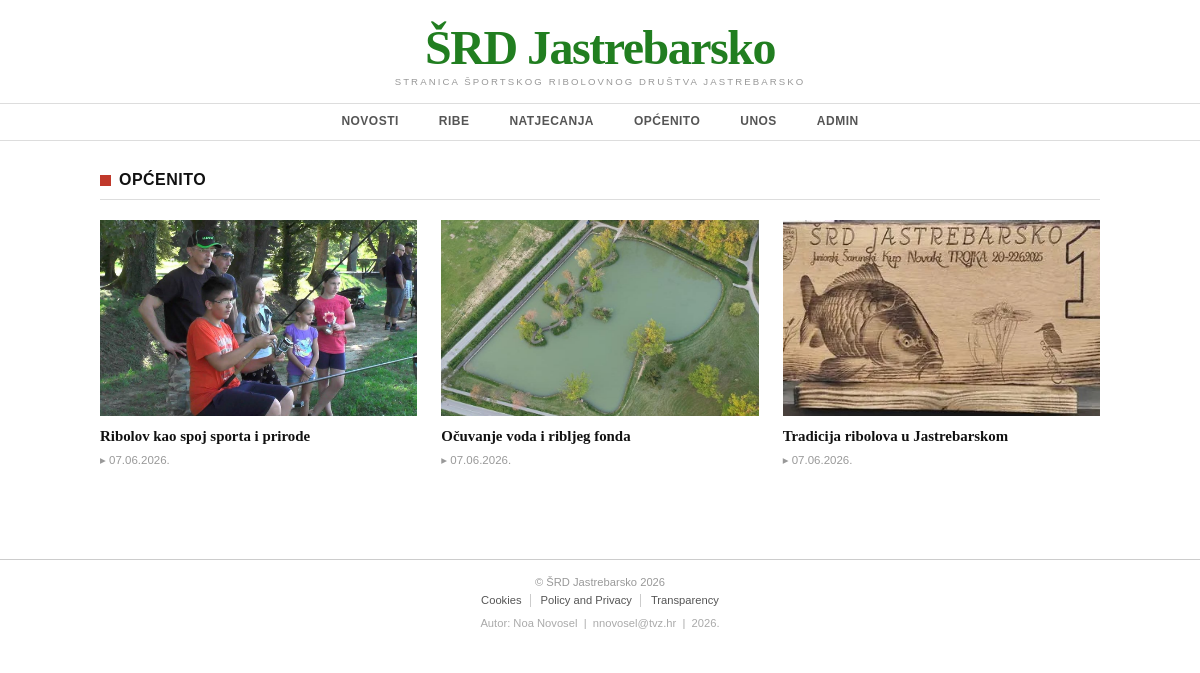
/kategorija.php?kategorija=općenito, run on the app's committed database.
### tables this page shows
CREATE TABLE `vijesti` (
  `id` int(11) NOT NULL,
  `datum` varchar(32) DEFAULT NULL,
  `naslov` varchar(64) DEFAULT NULL,
  `sazetak` text DEFAULT NULL,
  `tekst` text DEFAULT NULL,
  `slika` varchar(64) DEFAULT NULL,
  `kategorija` varchar(64) DEFAULT NULL,
  `arhiva` tinyint(1) DEFAULT 0
);

### kategorija.php (the view, shortened to what this page needs)
<?php
include 'connect.php';
$kategorija = isset($_GET['kategorija']) ? mysqli_real_escape_string($dbc, $_GET['kategorija']) : '';
$query  = "SELECT * FROM vijesti WHERE arhiva=0 AND kategorija='$kategorija' ORDER BY id DESC";
$result = mysqli_query($dbc, $query) or die('Greška pri dohvatu: ' . mysqli_error($dbc));
?>
<!DOCTYPE html>
<html lang="es">
<head>
    <link rel="stylesheet" type="text/css" href="style.css">
</head>
<body>
    <header id="header">
        <div class="header-logo">
            <p class="site-name">ŠRD Jastrebarsko</p>
            <p class="site-tagline">STRANICA ŠPORTSKOG RIBOLOVNOG DRUŠTVA JASTREBARSKO</p>
        </div>
    </header>
    <nav id="nav">
        <div class="nav-inner">
            <ul class="nav-list">
                <li><a href="index.php" class="nav-link">NOVOSTI</a></li>
                <li><a href="kategorija.php?kategorija=ribe" class="nav-link <?php echo ($kategorija === 'ribe') ? 'active' : ''; ?>">RIBE</a></li>
                <li><a href="kategorija.php?kategorija=natjecanja" class="nav-link <?php echo ($kategorija === 'natjecanja') ? 'active' : ''; ?>">NATJECANJA</a></li>
                <li><a href="kategorija.php?kategorija=opcenito" class="nav-link <?php echo ($kategorija === 'opcenito') ? 'active' : ''; ?>">OPĆENITO</a></li>
                <li><a href="unos.php" class="nav-link">UNOS</a></li>
                <li><a href="administrator.php" class="nav-link">ADMIN</a></li>
            </ul>
        </div>
    </nav>
    <main id="content">
        <section class="category-section">
            <h2 class="category-heading">
                <span class="category-square"></span>
                <?php echo strtoupper(htmlspecialchars($kategorija)); ?>
            </h2>
            <hr class="section-rule">
            <?php if (mysqli_num_rows($result) === 0) : ?>
                <p class="no-results">Nema vijesti u ovoj kategoriji.</p>
            <?php else : ?>
            <div class="articles-grid">
                <?php while ($row = mysqli_fetch_array($result)) : ?>
                <article class="news-card">
                    <a href="clanak.php?id=<?php echo $row['id']; ?>" class="card-anchor">
                        <div class="card-image">
                            <?php if (!empty($row['slika'])) : ?>
                                <img src="<?php echo UPLPATH . htmlspecialchars($row['slika']); ?>" alt="<?php echo htmlspecialchars($row['naslov']); ?>">
                            <?php else : ?>
                                <img src="images/placeholder.jpg" alt="Bez slike">
                            <?php endif; ?>
                        </div>
                        <h3 class="card-title"><?php echo htmlspecialchars($row['naslov']); ?></h3>
                        <span class="card-time">&#9656; <?php echo htmlspecialchars($row['datum']); ?></span>
                    </a>
                </article>
                <?php endwhile; ?>
            </div>
            <?php endif; ?>
        </section>
    </main>
    <footer id="footer">
        <div class="footer-inner">
            <p class="footer-copy">
                &copy; ŠRD Jastrebarsko 2026
            </p>
            <nav class="footer-links">
                <a href="#">Cookies</a>
                <a href="#">Policy and Privacy</a>
                <a href="#">Transparency</a>
            </nav>
            <p class="footer-author">Autor: Noa Novosel &nbsp;|&nbsp; nnovosel@tvz.hr &nbsp;|&nbsp; 2026.</p>
        </div>
    </footer>
</body>
</html>

### style.css (style rules this page uses)
*, *::before, *::after { box-sizing: border-box; margin: 0; padding: 0; }
html { font-size: 16px; scroll-behavior: smooth; }
body { font-family: Georgia, 'Times New Roman', Times, serif; background-color: #ffffff; color: #222222; }
a { text-decoration: none; color: inherit; }
img { display: block; max-width: 100%; height: auto; }
ul { list-style: none; }
#header { text-align: center; padding: 24px 20px 16px; border-bottom: 1px solid #dddddd; }
.site-name { font-family: Georgia, 'Times New Roman', Times, serif; font-size: 3rem; font-weight: 700; color: #217e20; letter-spacing: -1.5px; line-height: 1; }
.site-tagline { font-family: Arial, Helvetica, sans-serif; font-size: 0.6rem; letter-spacing: 0.22em; color: #999999; margin-top: 4px; }
#nav { border-bottom: 1px solid #dddddd; }
.nav-inner { max-width: 1040px; margin: 0 auto; padding: 0 20px; }
.nav-list { display: flex; flex-direction: row; justify-content: center; gap: 0; }
.nav-link { display: block; padding: 10px 20px; font-family: Arial, Helvetica, sans-serif; font-size: 0.75rem; font-weight: 600; letter-spacing: 0.04em; color: #555555; text-transform: uppercase; border-bottom: 2px solid transparent; transition: color 0.15s, border-color 0.15s; }
#content { max-width: 1040px; margin: 0 auto; padding: 30px 20px 50px; }
.category-section { margin-bottom: 42px; }
.category-heading { font-family: Arial, Helvetica, sans-serif; font-size: 1rem; font-weight: 700; color: #111111; letter-spacing: 0.03em; text-transform: uppercase; display: flex; align-items: center; gap: 8px; margin-bottom: 10px; }
.category-square { display: inline-block; width: 11px; height: 11px; background-color: #c0392b; flex-shrink: 0; }
.section-rule { border: none; border-top: 1px solid #dddddd; margin-bottom: 20px; }
.articles-grid { display: grid; grid-template-columns: repeat(3, 1fr); gap: 24px; }
.news-card { display: flex; flex-direction: column; }
.card-anchor { display: flex; flex-direction: column; color: #222222; height: 100%; }
.card-image { position: relative; width: 100%; height: 196px; overflow: hidden; background-color: #cccccc; margin-bottom: 10px; }
.card-image img { width: 100%; height: 100%; object-fit: cover; transition: transform 0.3s ease; }
.card-title { font-family: Georgia, 'Times New Roman', Times, serif; font-size: 0.93rem; font-weight: 700; line-height: 1.4; color: #111111; flex-grow: 1; transition: color 0.15s; }
.card-time { display: block; font-family: Arial, Helvetica, sans-serif; font-size: 0.72rem; color: #999999; margin-top: 6px; }
#footer { border-top: 1px solid #cccccc; padding: 16px 20px; background-color: #ffffff; }
.footer-inner { max-width: 1040px; margin: 0 auto; display: flex; flex-direction: column; align-items: center; gap: 6px; }
.footer-copy { font-family: Arial, Helvetica, sans-serif; font-size: 0.7rem; color: #999999; text-align: center; }
.footer-links { display: flex; flex-wrap: wrap; justify-content: center; gap: 0 2px; }
.footer-links a { font-family: Arial, Helvetica, sans-serif; font-size: 0.7rem; color: #555555; padding: 0 8px; border-right: 1px solid #cccccc; line-height: 1.2; }
.footer-links a:last-child { border-right: none; }
.footer-author { font-family: Arial, Helvetica, sans-serif; font-size: 0.7rem; color: #aaaaaa; margin-top: 4px; }

### data on the page
vijesti: slika (placeholder picture), naslov "Ribolov kao spoj sporta i prirode", datum "07.06.2026."
vijesti: slika (picture), naslov "Očuvanje voda i ribljeg fonda", datum "07.06.2026."
vijesti: slika (picture), naslov "Tradicija ribolova u Jastrebarskom", datum "07.06.2026."

### other printed values
$kategorija "OPĆENITO"
